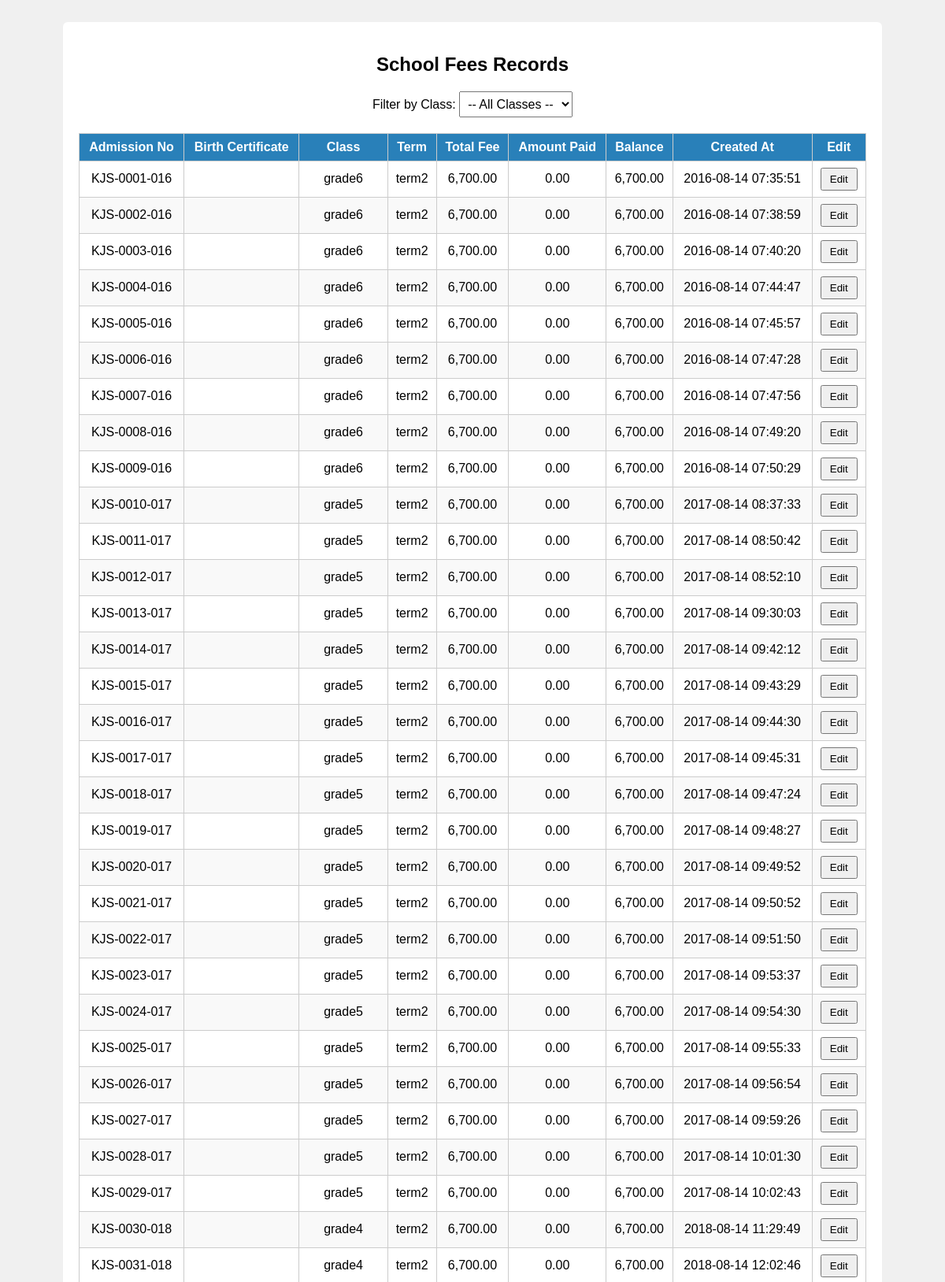
/admin/edit_fees.php (signed in, upper part), run on the app's committed database.
### tables this page shows
CREATE TABLE school_fees(
    admission_no varchar(15) NOT NULL PRIMARY KEY,
    birth_cert varchar(20),
    class ENUM('babyclass','intermediate','PP1','PP2','grade1','grade2','grade3','grade4','grade5','grade6') NOT NULL,
    term ENUM('term1','term2','term3') NOT NULL,
    total_fee DECIMAL(10, 2) NOT NULL DEFAULT 0.00,
    amount_paid DECIMAL(10, 2) NOT NULL DEFAULT 0.00,
    balance DECIMAL(10, 2),
    created_at TIMESTAMP DEFAULT CURRENT_TIMESTAMP
);

### admin/edit_fees.php (the view, shortened to what this page needs)
<?php
include '../php/db.php';
$whereClause = '';
$sql = "SELECT admission_no, birth_cert, class, term, total_fee, amount_paid, balance, created_at
        FROM school_fees $whereClause
        ORDER BY admission_no ASC";
$stmt = $conn->prepare($sql);
$stmt->execute();
$result = $stmt->get_result();
?>
<!DOCTYPE html>
<html lang="en">
<head>
</head>
<body>
<div class="container">
    <h2>School Fees Records</h2>
    <form method="GET" class="filter-form">
        <label>
            Filter by Class:
            <select name="class" onchange="this.form.submit()">
                <option value="">-- All Classes --</option>
            </select>
        </label>
    </form>
    <table>
        <thead>
            <tr>
                <th>Admission No</th>
                <th>Birth Certificate</th>
                <th>Class</th>
                <th>Term</th>
                <th>Total Fee</th>
                <th>Amount Paid</th>
                <th>Balance</th>
                <th>Created At</th>
                <th>Edit</th>
            </tr>
        </thead>
        <tbody>
        <?php if ($result->num_rows > 0): ?>
            <?php while ($row = $result->fetch_assoc()): ?>
                <tr>
                    <td><?= htmlspecialchars($row['admission_no']) ?></td>
                    <td><?= htmlspecialchars($row['birth_cert']) ?></td>
                    <td><?= htmlspecialchars($row['class']) ?></td>
                    <td><?= htmlspecialchars($row['term']) ?></td>
                    <td><?= number_format($row['total_fee'], 2) ?></td>
                    <td><?= number_format($row['amount_paid'], 2) ?></td>
                    <td><?= number_format($row['balance'], 2) ?></td>
                    <td><?= htmlspecialchars($row['created_at']) ?></td>
                    <td>
                        <button class="edit-btn"
                            data-admission="<?= htmlspecialchars($row['admission_no']) ?>"
                            data-total_fee="<?= htmlspecialchars($row['total_fee']) ?>"
                            data-amount_paid="<?= htmlspecialchars($row['amount_paid']) ?>"
                            data-balance="<?= htmlspecialchars($row['balance']) ?>"
                        >Edit</button>
                    </td>
                </tr>
            <?php endwhile; ?>
        <?php else: ?>
            <tr><td colspan="9" style="text-align:center;">No records found.</td></tr>
        <?php endif; ?>
        </tbody>
    </table>
</div>
</body>
</html>

### admin/edit_fees.php (style rules this page uses)
body { font-family: Arial, sans-serif; background: #f0f0f0; padding: 20px; }
.container { max-width: 1000px; margin: auto; background: #fff; padding: 20px; border-radius: 6px; }
h2 { text-align: center; margin-bottom: 20px; }
.filter-form { margin-bottom: 20px; text-align: center; }
select { padding: 6px; font-size: 16px; }
table { width: 100%; border-collapse: collapse; }
th, td { padding: 8px; border: 1px solid #ccc; text-align: center; }
th { background: #2980b9; color: white; }
tr:nth-child(even) { background: #f9f9f9; }
button.edit-btn { padding: 5px 10px; cursor: pointer; }

### data on the page
school_fees: admission_no "KJS-0001-016", class "grade6", term "term2", total_fee "6,700.00", amount_paid "0.00", balance "6,700.00", created_at "2016-08-14 07:35:51"
school_fees: admission_no "KJS-0002-016", class "grade6", term "term2", total_fee "6,700.00", amount_paid "0.00", balance "6,700.00", created_at "2016-08-14 07:38:59"
school_fees: admission_no "KJS-0003-016", class "grade6", term "term2", total_fee "6,700.00", amount_paid "0.00", balance "6,700.00", created_at "2016-08-14 07:40:20"
school_fees: admission_no "KJS-0004-016", class "grade6", term "term2", total_fee "6,700.00", amount_paid "0.00", balance "6,700.00", created_at "2016-08-14 07:44:47"
school_fees: admission_no "KJS-0005-016", class "grade6", term "term2", total_fee "6,700.00", amount_paid "0.00", balance "6,700.00", created_at "2016-08-14 07:45:57"
school_fees: admission_no "KJS-0006-016", class "grade6", term "term2", total_fee "6,700.00", amount_paid "0.00", balance "6,700.00", created_at "2016-08-14 07:47:28"
school_fees: admission_no "KJS-0007-016", class "grade6", term "term2", total_fee "6,700.00", amount_paid "0.00", balance "6,700.00", created_at "2016-08-14 07:47:56"
school_fees: admission_no "KJS-0008-016", class "grade6", term "term2", total_fee "6,700.00", amount_paid "0.00", balance "6,700.00", created_at "2016-08-14 07:49:20"
school_fees: admission_no "KJS-0009-016", class "grade6", term "term2", total_fee "6,700.00", amount_paid "0.00", balance "6,700.00", created_at "2016-08-14 07:50:29"
school_fees: admission_no "KJS-0010-017", class "grade5", term "term2", total_fee "6,700.00", amount_paid "0.00", balance "6,700.00", created_at "2017-08-14 08:37:33"
school_fees: admission_no "KJS-0011-017", class "grade5", term "term2", total_fee "6,700.00", amount_paid "0.00", balance "6,700.00", created_at "2017-08-14 08:50:42"
school_fees: admission_no "KJS-0012-017", class "grade5", term "term2", total_fee "6,700.00", amount_paid "0.00", balance "6,700.00", created_at "2017-08-14 08:52:10"
school_fees: admission_no "KJS-0013-017", class "grade5", term "term2", total_fee "6,700.00", amount_paid "0.00", balance "6,700.00", created_at "2017-08-14 09:30:03"
school_fees: admission_no "KJS-0014-017", class "grade5", term "term2", total_fee "6,700.00", amount_paid "0.00", balance "6,700.00", created_at "2017-08-14 09:42:12"
school_fees: admission_no "KJS-0015-017", class "grade5", term "term2", total_fee "6,700.00", amount_paid "0.00", balance "6,700.00", created_at "2017-08-14 09:43:29"
school_fees: admission_no "KJS-0016-017", class "grade5", term "term2", total_fee "6,700.00", amount_paid "0.00", balance "6,700.00", created_at "2017-08-14 09:44:30"
school_fees: admission_no "KJS-0017-017", class "grade5", term "term2", total_fee "6,700.00", amount_paid "0.00", balance "6,700.00", created_at "2017-08-14 09:45:31"
school_fees: admission_no "KJS-0018-017", class "grade5", term "term2", total_fee "6,700.00", amount_paid "0.00", balance "6,700.00", created_at "2017-08-14 09:47:24"
school_fees: admission_no "KJS-0019-017", class "grade5", term "term2", total_fee "6,700.00", amount_paid "0.00", balance "6,700.00", created_at "2017-08-14 09:48:27"
school_fees: admission_no "KJS-0020-017", class "grade5", term "term2", total_fee "6,700.00", amount_paid "0.00", balance "6,700.00", created_at "2017-08-14 09:49:52"
school_fees: admission_no "KJS-0021-017", class "grade5", term "term2", total_fee "6,700.00", amount_paid "0.00", balance "6,700.00", created_at "2017-08-14 09:50:52"
school_fees: admission_no "KJS-0022-017", class "grade5", term "term2", total_fee "6,700.00", amount_paid "0.00", balance "6,700.00", created_at "2017-08-14 09:51:50"
school_fees: admission_no "KJS-0023-017", class "grade5", term "term2", total_fee "6,700.00", amount_paid "0.00", balance "6,700.00", created_at "2017-08-14 09:53:37"
school_fees: admission_no "KJS-0024-017", class "grade5", term "term2", total_fee "6,700.00", amount_paid "0.00", balance "6,700.00", created_at "2017-08-14 09:54:30"
school_fees: admission_no "KJS-0025-017", class "grade5", term "term2", total_fee "6,700.00", amount_paid "0.00", balance "6,700.00", created_at "2017-08-14 09:55:33"
school_fees: admission_no "KJS-0026-017", class "grade5", term "term2", total_fee "6,700.00", amount_paid "0.00", balance "6,700.00", created_at "2017-08-14 09:56:54"
school_fees: admission_no "KJS-0027-017", class "grade5", term "term2", total_fee "6,700.00", amount_paid "0.00", balance "6,700.00", created_at "2017-08-14 09:59:26"
school_fees: admission_no "KJS-0028-017", class "grade5", term "term2", total_fee "6,700.00", amount_paid "0.00", balance "6,700.00", created_at "2017-08-14 10:01:30"
school_fees: admission_no "KJS-0029-017", class "grade5", term "term2", total_fee "6,700.00", amount_paid "0.00", balance "6,700.00", created_at "2017-08-14 10:02:43"
school_fees: admission_no "KJS-0030-018", class "grade4", term "term2", total_fee "6,700.00", amount_paid "0.00", balance "6,700.00", created_at "2018-08-14 11:29:49"
school_fees: admission_no "KJS-0031-018", class "grade4", term "term2", total_fee "6,700.00", amount_paid "0.00", balance "6,700.00", created_at "2018-08-14 12:02:46"
